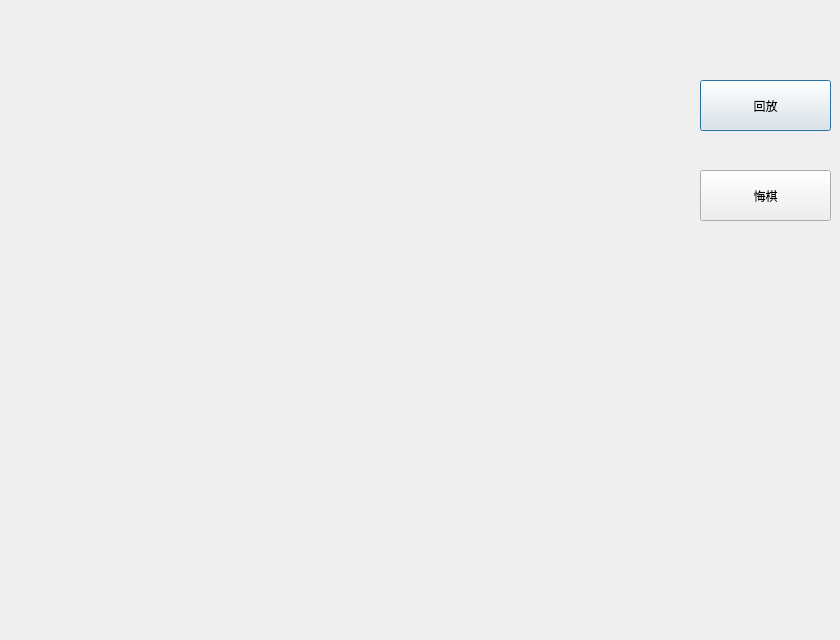
<?xml version="1.0" encoding="UTF-8"?>
<ui version="4.0">
 <class>Own1</class>
 <widget class="QDialog" name="Own1">
  <property name="geometry">
   <rect>
    <x>0</x>
    <y>0</y>
    <width>840</width>
    <height>640</height>
   </rect>
  </property>
  <property name="windowTitle">
   <string>Dialog</string>
  </property>
  <widget class="QPushButton" name="pushButton">
   <property name="geometry">
    <rect>
     <x>700</x>
     <y>80</y>
     <width>131</width>
     <height>51</height>
    </rect>
   </property>
   <property name="text">
    <string>回放</string>
   </property>
  </widget>
  <widget class="QPushButton" name="pushButton_2">
   <property name="geometry">
    <rect>
     <x>700</x>
     <y>170</y>
     <width>131</width>
     <height>51</height>
    </rect>
   </property>
   <property name="text">
    <string>悔棋</string>
   </property>
  </widget>
 </widget>
 <resources/>
 <connections/>
</ui>
